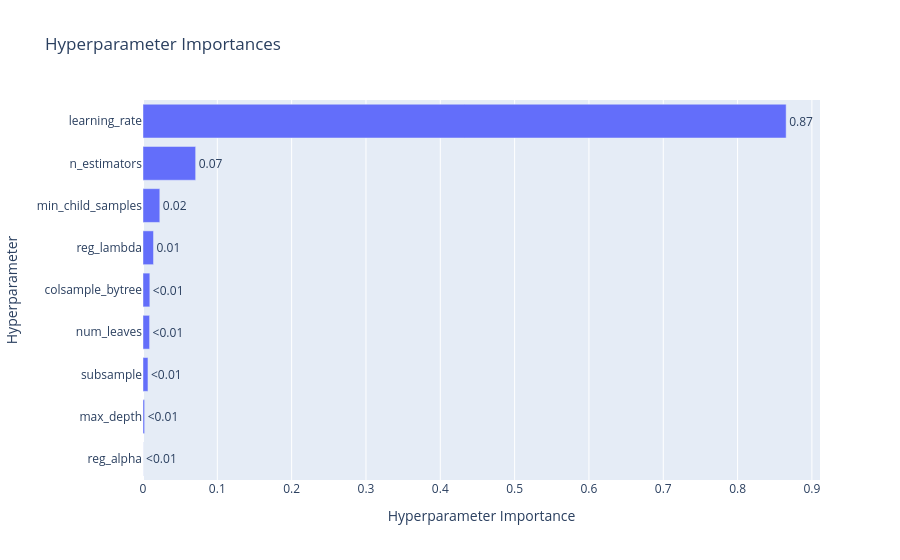

Here is the notebook cell this chart was saved with:
### Code cell
optuna.visualization.plot_param_importances(study)

### Figure 1 — Plotly figure (JSON) as saved in the notebook; plotly's stock layout.template omitted (floating-point values rounded to 4 significant figures)
{"data": [{"cliponaxis": false, "hovertemplate": ["reg_alpha (FloatDistribution): 0.00011449695764401085<extra></extra>", "max_depth (IntDistribution): 0.0021757165772584228<extra></extra>", "subsample (FloatDistribution): 0.006682011880661905<extra></extra>", "num_leaves (IntDistribution): 0.008870770178581315<extra></extra>", "colsample_bytree (FloatDistribution): 0.009201767896866771<extra></extra>", "reg_lambda (FloatDistribution): 0.014137150328298822<extra></extra>", "min_child_samples (IntDistribution): 0.022621358812033743<extra></extra>", "n_estimators (IntDistribution): 0.07084071670232042<extra></extra>", "learning_rate (FloatDistribution): 0.8653560106663346<extra></extra>"], "name": "Objective Value", "orientation": "h", "text": ["<0.01", "<0.01", "<0.01", "<0.01", "<0.01", "0.01", "0.02", "0.07", "0.87"], "textposition": "outside", "type": "bar", "x": [0.0001145, 0.002176, 0.006682, 0.008871, 0.009202, 0.01414, 0.02262, 0.07084, 0.8654], "y": ["reg_alpha", "max_depth", "subsample", "num_leaves", "colsample_bytree", "reg_lambda", "min_child_samples", "n_estimators", "learning_rate"]}], "layout": {"title": {"text": "Hyperparameter Importances"}, "xaxis": {"title": {"text": "Hyperparameter Importance"}}, "yaxis": {"title": {"text": "Hyperparameter"}}}}
